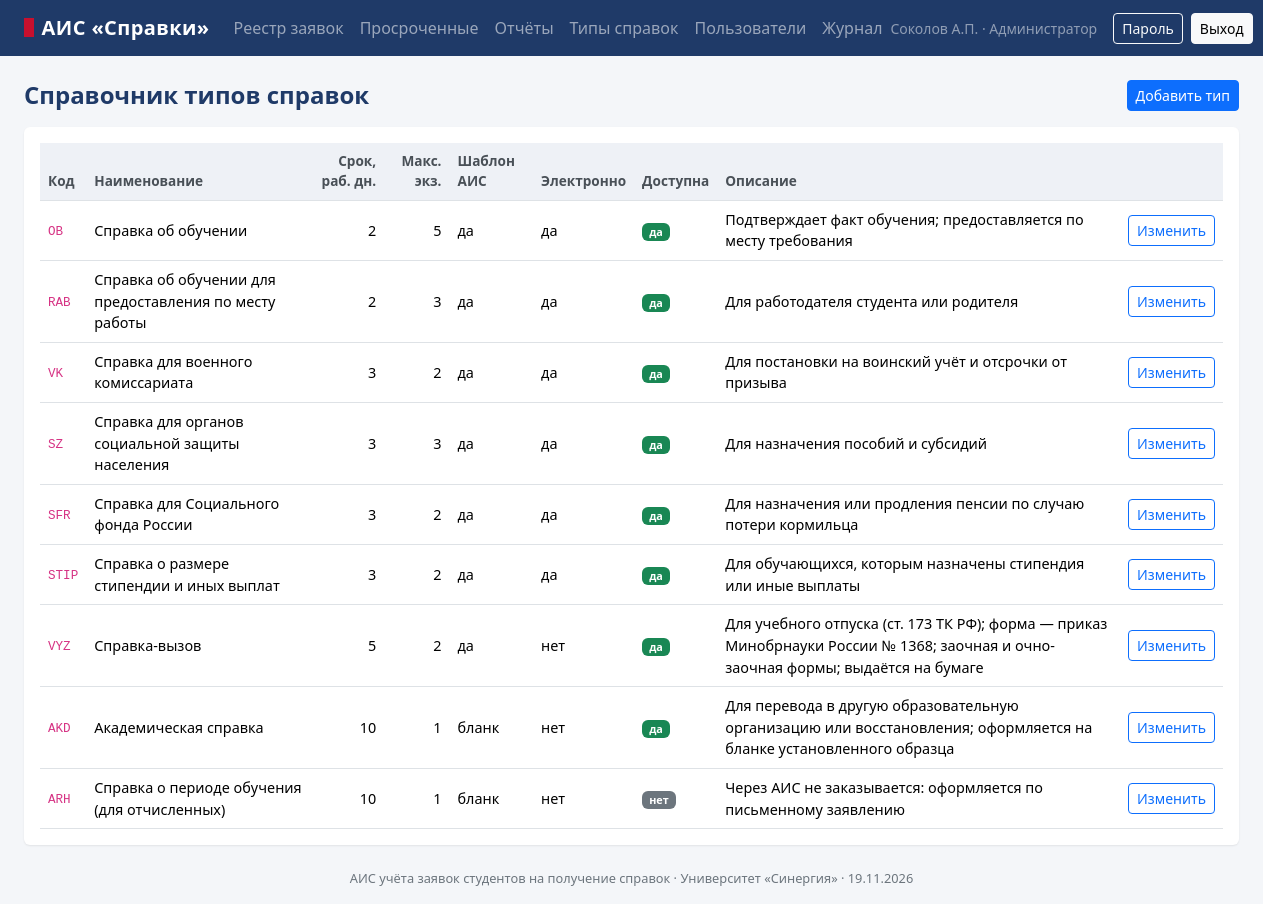
/admin/types (signed in), run on the app's committed database.
### app/models.py (models this page shows, shortened)
class User(db.Model):
    __tablename__ = "users"
    id = db.Column(db.Integer, primary_key=True)
    login = db.Column(db.String(40), unique=True, nullable=False, index=True)
    password_hash = db.Column(db.String(255), nullable=False)
    full_name = db.Column(db.String(120), nullable=False)
    email = db.Column(db.String(120))
    role_id = db.Column(db.Integer, db.ForeignKey("roles.id"), nullable=False)
    is_active = db.Column(db.Boolean, default=True, nullable=False)
    failed_logins = db.Column(db.Integer, default=0, nullable=False)
    locked_until = db.Column(db.DateTime)
    created_at = db.Column(db.DateTime, default=datetime.now, nullable=False)
    last_login_at = db.Column(db.DateTime)
    role = db.relationship("Role")
    student = db.relationship("Student", back_populates="user", uselist=False)
    @property
    def role_code(self):
        return self.role.code
    @property
    def short_name(self):
        parts = self.full_name.split()
        return parts[0] + " " + "".join(p[0] + "." for p in parts[1:3])

class Role(db.Model):
    __tablename__ = "roles"
    id = db.Column(db.Integer, primary_key=True)
    code = db.Column(db.String(10), unique=True, nullable=False)
    name = db.Column(db.String(60), nullable=False)

class CertType(db.Model):
    __tablename__ = "cert_types"
    id = db.Column(db.Integer, primary_key=True)
    code = db.Column(db.String(10), unique=True, nullable=False)
    name = db.Column(db.String(160), nullable=False)
    lead_days = db.Column(db.Integer, nullable=False)  # срок, рабочих дней
    max_copies = db.Column(db.Integer, default=3, nullable=False)
    printable = db.Column(db.Boolean, default=True, nullable=False)
    electronic = db.Column(db.Boolean, default=True, nullable=False)
    description = db.Column(db.String(400))
    is_active = db.Column(db.Boolean, default=True, nullable=False)
    sort_order = db.Column(db.Integer, default=100, nullable=False)

### app/views/admin.py (the view)
@bp.route("/types")
@role_required(ROLE_ADMIN)
def types():
    items = CertType.query.order_by(CertType.sort_order).all()
    return render_template("admin/types.html", items=items)

### app/__init__.py (called while the page is built)
def register_template_helpers(app):
    @app.context_processor
    def inject_globals():
        return {"today": date.today(), "DELIVERY": DELIVERY,
                "channels": CHANNELS, "VYZ_BASIS": VYZ_BASIS,
                "org_name": app.config["ORG_NAME"]}
    @app.template_filter("dt")
    def fmt_dt(value, fmt="%d.%m.%Y %H:%M"):
        return value.strftime(fmt) if value else "—"
    @app.template_filter("num")
    def fmt_num(value):
        """Десятичная запятая для отображения дробных показателей."""
        return "—" if value is None else str(value).replace(".", ",")

### app/security.py (called while the page is built)
def load_current_user():
    uid = session.get("uid")
    g.user = db.session.get(User, uid) if uid else None
    if g.user is not None and not g.user.is_active:
        session.clear()
        g.user = None

def login_required(view):
    @wraps(view)
    def wrapped(*args, **kwargs):
        if g.get("user") is None:
            flash("Войдите в систему", "warning")
            return redirect(url_for("auth.login", next=request.path))
        return view(*args, **kwargs)
    return wrapped

def role_required(*roles):
    def decorator(view):
        @wraps(view)
        @login_required
        def wrapped(*args, **kwargs):
            if g.user.role_code not in roles:
                audit("ACCESS_DENIED", details=request.path)
                db.session.commit()
                abort(403)
            return view(*args, **kwargs)
        return wrapped
    return decorator

def set_security_headers(response):
    response.headers.setdefault("X-Frame-Options", "DENY")
    response.headers.setdefault("X-Content-Type-Options", "nosniff")
    response.headers.setdefault("Referrer-Policy", "same-origin")
    response.headers.setdefault(
        "Content-Security-Policy",
        "default-src 'self'; img-src 'self' data:; style-src 'self' 'unsafe-inline'; "
        "script-src 'self'")
    return response

### app/templates/admin/types.html (shortened to what this page needs)
{% extends "base.html" %}
{% block content %}
<div class="d-flex justify-content-between align-items-center mb-3">
<h1 class="h4 page-title mb-0">Справочник типов справок</h1>
<a class="btn btn-primary btn-sm" href="{{ url_for('admin.type_edit') }}">Добавить тип</a></div>
<div class="card"><div class="card-body">
<table class="table table-hover mb-0">
<thead><tr><th>Код</th><th>Наименование</th><th class="text-end">Срок, раб. дн.</th><th class="text-end">Макс. экз.</th><th>Шаблон АИС</th><th>Электронно</th><th>Доступна</th><th>Описание</th><th></th></tr></thead>
{% for t in items %}<tr class="{{ 'text-muted' if not t.is_active }}"><td><code>{{ t.code }}</code></td><td>{{ t.name }}</td><td class="text-end">{{ t.lead_days }}</td><td class="text-end">{{ t.max_copies }}</td>
<td>{{ 'да' if t.printable else 'бланк' }}</td><td>{{ 'да' if t.printable and t.electronic else 'нет' }}</td><td>{% if t.is_active %}<span class="badge text-bg-success">да</span>{% else %}<span class="badge text-bg-secondary">нет</span>{% endif %}</td>
<td class="small">{{ t.description or '' }}</td><td><a class="btn btn-outline-primary btn-sm" href="{{ url_for('admin.type_edit', type_id=t.id) }}">Изменить</a></td></tr>{% endfor %}
</table></div></div>
{% endblock %}

### app/templates/base.html (shortened to what this page needs)
<!doctype html>
<html lang="ru">
<head>
  <link rel="stylesheet" href="{{ url_for('static', filename='css/bootstrap.min.css') }}">
  <link rel="stylesheet" href="{{ url_for('static', filename='css/app.css') }}">
</head>
<body>
{% if g.user %}
<nav class="navbar navbar-expand-lg navbar-dark navbar-ais no-print">
  <div class="container-fluid px-4">
    <a class="navbar-brand" href="{{ url_for('index') }}"><span class="mark"></span>АИС «Справки»</a>
    <div class="collapse navbar-collapse" id="nav">
      <ul class="navbar-nav me-auto">
        {% if g.user.role_code == 'STUDENT' %}
        <li class="nav-item"><a class="nav-link" href="{{ url_for('student.dashboard') }}">Кабинет</a></li>
        <li class="nav-item"><a class="nav-link" href="{{ url_for('student.new_request') }}">Заказать справку</a></li>
        <li class="nav-item"><a class="nav-link" href="{{ url_for('student.my_requests') }}">Мои заявки</a></li>
        {% else %}
        <li class="nav-item"><a class="nav-link" href="{{ url_for('staff.registry') }}">Реестр заявок</a></li>
        <li class="nav-item"><a class="nav-link" href="{{ url_for('staff.registry', overdue=1) }}">Просроченные</a></li>
        <li class="nav-item"><a class="nav-link" href="{{ url_for('staff.reports') }}">Отчёты</a></li>
        {% endif %}
        {% if g.user.role_code == 'ADMIN' %}
        <li class="nav-item"><a class="nav-link" href="{{ url_for('admin.types') }}">Типы справок</a></li>
        <li class="nav-item"><a class="nav-link" href="{{ url_for('admin.users') }}">Пользователи</a></li>
        <li class="nav-item"><a class="nav-link" href="{{ url_for('admin.audit_log') }}">Журнал</a></li>
        {% endif %}
      </ul>
      <span class="navbar-text text-white-50 me-3 small text-nowrap">{{ g.user.short_name }} · {{ g.user.role.name }}</span>
      <a class="btn btn-sm btn-outline-light me-2" href="{{ url_for('auth.password') }}">Пароль</a>
      <form method="post" action="{{ url_for('auth.logout') }}" class="d-inline">
        <button class="btn btn-sm btn-light">Выход</button>
      </form>
    </div>
  </div>
</nav>
{% endif %}
<main class="container-fluid px-4 py-4">
  {% block content %}{% endblock %}
</main>
<footer class="footer text-center pb-3 no-print">АИС учёта заявок студентов на получение справок · {{ org_name }} · {{ today.strftime('%d.%m.%Y') }}</footer>
</body>
</html>

### app/static/css/app.css (style rules this page uses)
:root { --ais-brand: #1f3a68; --ais-accent: #c8102e; }
body { background: #f4f6f9; }
.navbar-ais { background: var(--ais-brand); }
.navbar-ais .nav-link { white-space: nowrap; }
.navbar-ais .navbar-brand { font-weight: 600; letter-spacing: .02em; }
.navbar-ais .navbar-brand .mark { display:inline-block; width:.6rem; height:1.2rem; background: var(--ais-accent); margin-right:.5rem; vertical-align:-.15rem; }
.page-title { font-weight: 600; color: var(--ais-brand); }
.card { border: 0; box-shadow: 0 1px 2px rgba(0,0,0,.08); }
.table thead th { font-size: .85rem; color: #495057; background: #eef1f6; }
.table td { font-size: .9rem; vertical-align: middle; }
.footer { font-size: .8rem; color: #6c757d; }

### data on the page
User: user.short_name "Соколов А.П."
Role: user.role.name "Администратор"
CertType: code "OB", name "Справка об обучении", lead_days "2", max_copies "5", printable "да", printable+electronic "да", is_active "да", description "Подтверждает факт обучения; предоставляется по месту требования"
CertType: code "RAB", name "Справка об обучении для предоставления по месту работы", lead_days "2", max_copies "3", printable "да", printable+electronic "да", is_active "да", description "Для работодателя студента или родителя"
CertType: code "VK", name "Справка для военного комиссариата", lead_days "3", max_copies "2", printable "да", printable+electronic "да", is_active "да", description "Для постановки на воинский учёт и отсрочки от призыва"
CertType: code "SZ", name "Справка для органов социальной защиты населения", lead_days "3", max_copies "3", printable "да", printable+electronic "да", is_active "да", description "Для назначения пособий и субсидий"
CertType: code "SFR", name "Справка для Социального фонда России", lead_days "3", max_copies "2", printable "да", printable+electronic "да", is_active "да", description "Для назначения или продления пенсии по случаю потери кормильца"
CertType: code "STIP", name "Справка о размере стипендии и иных выплат", lead_days "3", max_copies "2", printable "да", printable+electronic "да", is_active "да", description "Для обучающихся, которым назначены стипендия или иные выплаты"
CertType: code "VYZ", name "Справка-вызов", lead_days "5", max_copies "2", printable "да", printable+electronic "нет", is_active "да", description "Для учебного отпуска (ст. 173 ТК РФ); форма — приказ Минобрнауки России № 1368; заочная и очно-заочная формы; выдаётся на бумаге"
CertType: code "AKD", name "Академическая справка", lead_days "10", max_copies "1", printable "бланк", printable "нет", is_active "да", description "Для перевода в другую образовательную организацию или восстановления; оформляется на бланке установленного образца"
CertType: code "ARH", name "Справка о периоде обучения (для отчисленных)", lead_days "10", max_copies "1", printable "бланк", printable "нет", is_active "нет", description "Через АИС не заказывается: оформляется по письменному заявлению"

### other printed values
{{ org_name }} "Университет «Синергия»"
